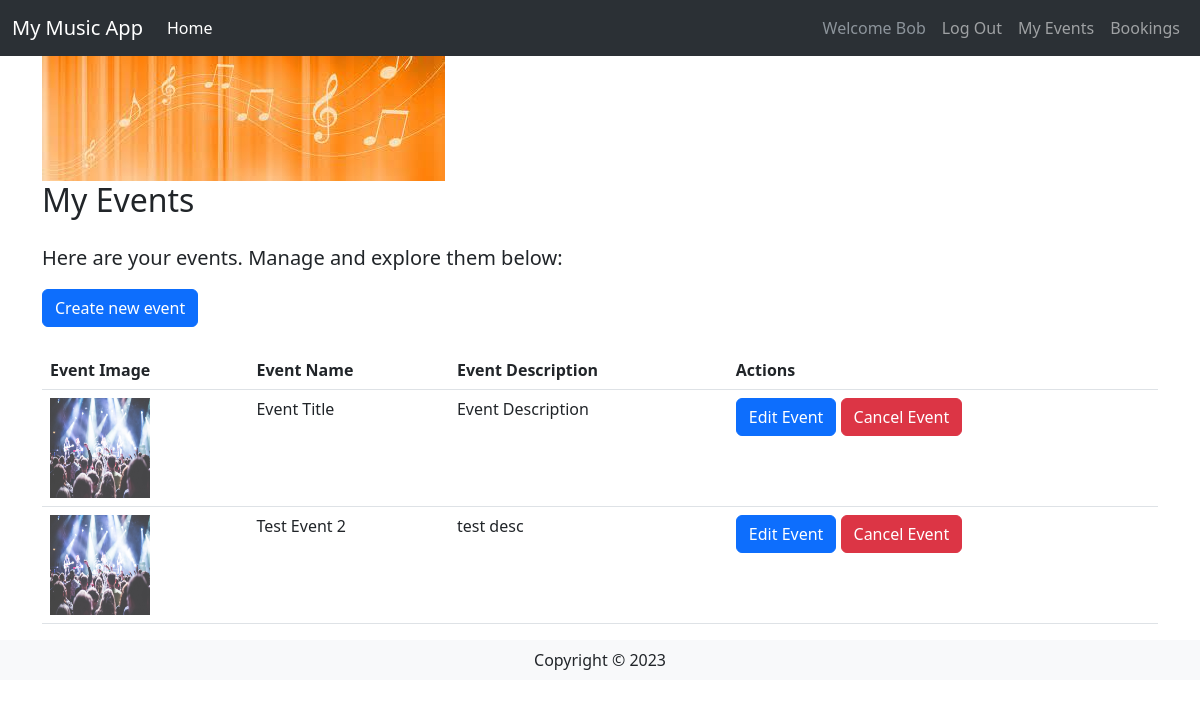
The app's page /events/ (signed in) with its own data.
### website/models.py (models this page shows, shortened)
class User(db.Model,UserMixin):
    __tablename__ = 'User' # good practice to specify table name
    id = db.Column(db.Integer, primary_key=True)
    UserName = db.Column(db.String(100), index=True, unique=True, nullable=False)
    UserEmail = db.Column(db.String(100), index=True, nullable=False)
    UserPass_hash = db.Column(db.String(255), nullable=False)
    Phone_Num = db.Column(db.NUMERIC(20), nullable=False)
    Comments = db.relationship('Comment', backref='user')

class Concert(db.Model):
    __tablename__ = 'Event'
    id = db.Column(db.Integer, primary_key=True)
    EventName = db.Column(db.String(80))
    EventDesc = db.Column(db.String(200))
    EventImage = db.Column(db.String(400))
    EventDate = db.Column(db.String(100))
    EventLocation = db.Column(db.String(100))
    EventInfo = db.Column(db.String(200))
    EventPrice = db.Column(db.DECIMAL(9, 2))
    EventStatus = db.Column(db.String(20))
    EventTicketCount = db.Column(db.Integer)
    UserId = db.Column(db.Integer, db.ForeignKey('User.id'))
    userCreator = db.relationship('User', backref='events_created')
    EventTime = db.Column(db.String(100))
    Comments = db.relationship('Comment', backref='concert')

### website/events.py (the view)
@my_events_bp.route('/')
@login_required
def events():
    user_events = Concert.query.filter_by(userCreator=current_user).all()
    return render_template('user/events.html', user_events=user_events)

### website/templates/user/events.html
{% extends 'base.html' %}
{% block content %}
<div class="container">
    <img src="website/static/image/header.jpeg" class="img-fluid" alt="Header Image">
    <h2 class="mb-4">My Events</h2>
    <p class="lead">Here are your events. Manage and explore them below:</p>
    <a href="{{ url_for('events.create_event') }}" class="btn btn-primary">Create new event</a>
    <table class="table mt-4">
        <thead>
            <tr>
                <th scope="col">Event Image</th>
                <th scope="col">Event Name</th>
                <th scope="col">Event Description</th>
                <th scope="col">Actions</th>
            </tr>
        </thead>
        <tbody>
            {% for event in user_events %}
            <tr>
                <td><img class="img-fluid" style="width: 100px; height: 100px;" src="{{ event.EventImage }}" alt="Event Image" /></td>
                <td>{{ event.EventName }}</td>
                <td>{{ event.EventDesc }}</td>
                <td>
                    <a href="{{ url_for('events.edit_event', id=event.id) }}" class="btn btn-primary">Edit Event</a>
                    <a href="{{ url_for('events.delete_event', id=event.id) }}" class="btn btn-danger">Cancel Event</a>
                </td>
            </tr>
            {% endfor %}
        </tbody>
    </table>
</div>
{% endblock %}

### website/templates/base.html (shortened to what this page needs)
<html>
  <head>
    <link
      href="https://cdn.jsdelivr.net/npm/bootstrap@5.3.0-alpha3/dist/css/bootstrap.min.css"
      rel="stylesheet"
    />
  </head>
  <body>
    <headerclass="bg-light border-bottom">
      <nav
        data-bs-theme="dark"
        class="navbar bg-primary navbar-expand-lg bg-body-tertiary"
      >
        <div class="container-fluid">
          <a class="navbar-brand" href="/">My Music App</a>
          <div class="collapse navbar-collapse" id="navbarSupportedContent">
            <ul class="navbar-nav me-auto mb-2 mb-lg-0">
              <li class="nav-item">
                <a class="nav-link active" aria-current="page" href="/">Home</a>
              </li>
            </ul>
            <div class="navbar-nav ml-auto">
              {% if current_user.is_authenticated %}
              <a class="nav-item nav-link disabled text-muted" href="#"
                >Welcome {{current_user.UserName}}</a
              >
              <a class="nav-item nav-link" href="{{ url_for('auth.logout') }}"
                >Log Out</a
              >
              {% endif %}
              <a class="nav-item nav-link" href="{{ url_for('events.events') }}">My Events</a>
              <a class="nav-item nav-link" href="{{ url_for('userbooking.userbookings') }}">Bookings</a>
            </div>
          </div>
        </div>
      </nav>
    {% block content %} {% endblock %}
    <footer class="footer">
      <div class="text-center py-2 bg-light">
        <span class="text-dark">Copyright &copy; {{year}}</span>
      </div>
    </footer>
  </body>
</html>

### records on screen
User: UserName "Bob"
Concert: EventImage (picture), EventName "Event Title", EventDesc "Event Description"
Concert: EventImage (picture), EventName "Test Event 2", EventDesc "test desc"
